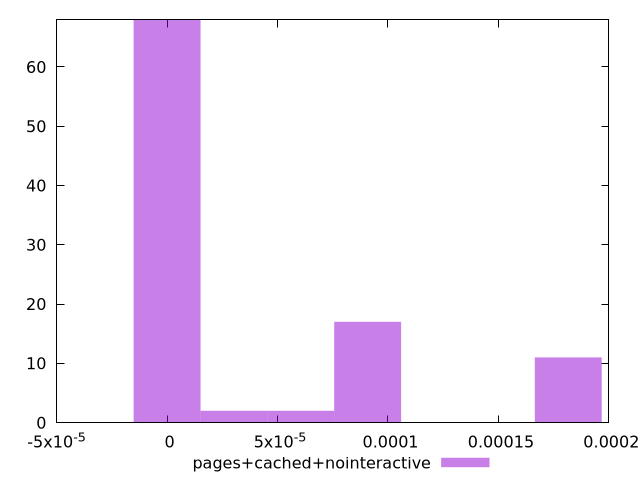

gnuplot code for this plot:
$_pagesCachedNointeractive <<EOF
0.0001816052099209696 11
0.0000908026049604848 17
0 68
0.00003026753498682827 2
0.00006053506997365654 2
EOF
set key outside below
set terminal pngcairo
set output "report_00006_2020-11-02T20-21-41.718Z/largest-contentful-paint/pages+cached+nointeractive//hist.png"
set yrange [0:68]
set boxwidth 0.00003026753498682827
set style fill transparent solid 0.5 noborder
plot $_pagesCachedNointeractive title "pages+cached+nointeractive" with boxes ,
